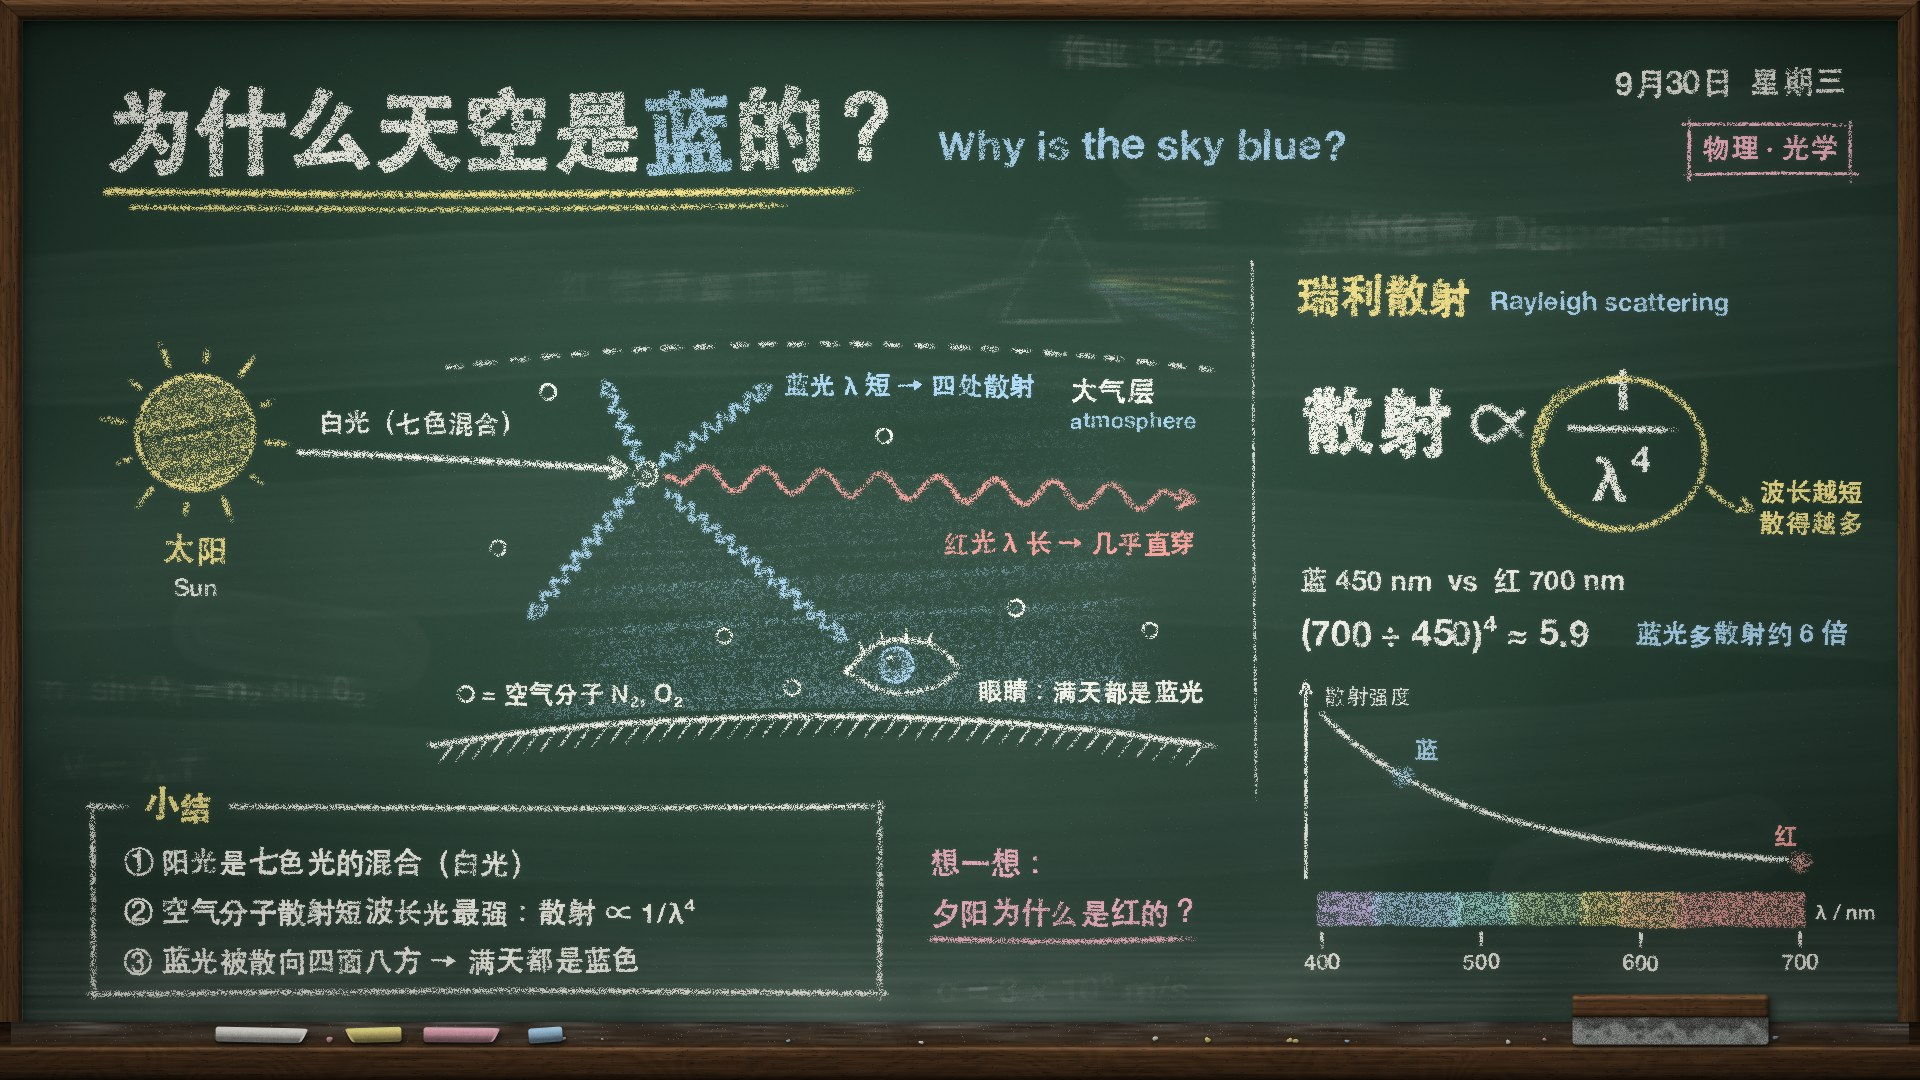

The Python source for this figure:
"""Example (chalkboard): 为什么天空是蓝的 · Why is the sky blue? — a physics lesson on a classroom chalkboard: the
title with 蓝 written in blue chalk, a diagram (the sun's white light entering the atmosphere, an air molecule
sending short blue waves off in every direction while the long red wave carries straight on, an eye on the ground
seeing blue), Rayleigh's law 散射 ∝ 1/λ⁴ with the key term looped, a worked comparison of blue and red, a small
spectrum bar with the 1/λ⁴ curve drawn over it, a boxed 小结, and a question for next time. Behind it all, the
half-erased ghosts of the previous lesson (a prism and Snell's law), eraser swipes and chalk dust; a wooden frame
and a ledge with chalk and a felt eraser. No image model.
python3 chalk_lesson.py [out.png] [--stages DIR]
"""
import os, sys
sys.path.insert(0, os.path.join(os.path.dirname(os.path.abspath(__file__)), '..', 'lib'))
import numpy as np
from chalk import Chalkboard, WHITE, YELLOW, PINK, BLUE, RED, ORANGE, GREEN, VIOLET
from core import polygon_mask

out = sys.argv[1] if len(sys.argv) > 1 and not sys.argv[1].startswith('--') else 'chalk_lesson.png'
stages = sys.argv[sys.argv.index('--stages') + 1] if '--stages' in sys.argv else None

cb = Chalkboard(1920, 1080, seed=11)
W, H = cb.W, cb.H

# ---- the board as the class found it: last lesson's prism, wiped off but not washed; eraser swipes; dust
cb.slate()
with cb.erased(keep=0.34, angle=2):
    cb.text('光的色散 Dispersion', 1296, 250, 46)
    cb.stroke([(1000, 322), (1060, 212), (1120, 322), (1000, 322)], smooth=False, width=4)
    cb.line(930, 300, 1036, 272)
    for k, c in enumerate((RED, ORANGE, YELLOW, GREEN, BLUE, VIOLET)):
        cb.line(1092, 272 + k * 3, 1236, 268 + k * 15, c, width=3.6)
    cb.text('棱镜', 1138, 226, 36)
with cb.erased(keep=0.3, angle=-3):
    cb.text('n₁ sin θ₁ = n₂ sin θ₂', 44, 700, 36)
    cb.text('作业  P.42  第 1–6 题', 1060, 64, 36)
with cb.erased(keep=0.26, angle=4):
    cb.text('v = λ f', 60, 782, 48)
    cb.text('c = 3 × 10⁸ m/s', 936, 1002, 36)
    cb.text('红 橙 黄 绿 蓝 靛 紫', 560, 300, 36)
for pts, w, st in [([(40, 330), (700, 300), (1300, 322), (1880, 290)], 150, 0.5),
                   ([(40, 560), (800, 540), (1880, 590)], 140, 0.45),
                   ([(60, 790), (900, 810), (1880, 760)], 150, 0.5),
                   ([(1160, 140), (1500, 160), (1880, 130)], 110, 0.6)]:
    cb.swipe(pts, w, st, haze=0.05)
cb.smudge(1640, 860, 220, 90, rot=12, strength=0.5)
cb.smudge(300, 640, 180, 80, rot=-8, strength=0.5)
cb.dust()
cb.stage('slate')

# ---- frame, ledge, chalk and the eraser
cb.frame()
TY = cb.tray_y
cb.crumbs(160, 1820, 16)
cb.chalk_stick(262, TY, 94, WHITE, rot=-1.2)
cb.chalk_stick(372, TY, 58, YELLOW, rot=1.6, worn='left')
cb.chalk_stick(462, TY, 78, PINK, rot=-0.5)
cb.chalk_stick(545, TY, 34, BLUE, rot=4, worn=None)
cb.eraser(1670, TY + 2)
cb.stage('frame')

# ---- title
x = 104
for seg, col in [('为什么天空是', WHITE), ('蓝', BLUE), ('的？', WHITE)]:
    cb.text(seg, x, 164, 90, col)
    x += cb.text_width(seg, 90)
cb.text('Why is the sky blue?', 938, 160, 42, BLUE)
cb.underline(106, 858, 192, YELLOW, width=5.5, double=True)
cb.text('9月30日  星期三', 1846, 94, 32, WHITE, anchor='rs', pressure=0.9)
cb.text('物理 · 光学', 1770, 158, 28, PINK, anchor='ms')
cb.box(1690, 124, 1850, 174, PINK, width=3.0, pressure=0.8)
cb.stage('title')

# ---- the sun and its white light
SX, SY, SR = 196, 432, 58
yy, xx = np.mgrid[0:H, 0:W]
cb.shade(((xx - SX) ** 2 + (yy - SY) ** 2 < (SR - 4) ** 2).astype(np.float32), YELLOW, angle=12, stick=30, pressure=0.5)
cb.circle(SX, SY, SR, YELLOW, width=4.4)
rays = []
for k in range(12):
    a = np.deg2rad(k * 30 + 8)
    r0, r1 = SR + 14, SR + (38 if k % 2 == 0 else 26)
    rays.append([(SX + np.cos(a) * r0, SY + np.sin(a) * r0), (SX + np.cos(a) * r1, SY + np.sin(a) * r1)])
cb.strokes(rays, YELLOW, 4.2, 0.85, 0.3, smooth=False)
cb.text('太阳', SX, 562, 32, YELLOW, anchor='ms')
cb.text('Sun', SX, 596, 24, WHITE, anchor='ms', pressure=0.8)
cb.arrow([(300, 452), (470, 460), (628, 470)], WHITE, width=5.0, head=20)
cb.text('白光（七色混合）', 318, 432, 26, WHITE, pressure=0.85)
cb.stage('sun')

# ---- the atmosphere over the curved ground; air molecules
GX, RG = 820, 2600.0                                                    # Earth: centre far below, radius RG
ground = lambda x: 716 + RG - np.sqrt(RG ** 2 - (x - GX) ** 2)
top = lambda x: 716 - 372 + (RG + 372) - np.sqrt((RG + 372) ** 2 - (x - GX) ** 2)
xs = np.linspace(440, 1210, 40)
air = polygon_mask(H, W, [(x, top(x) + 10) for x in xs] + [(x, ground(x) - 8) for x in xs[::-1]], 2)
thick = (0.25 + 0.75 * np.clip((yy - 380) / 330.0, 0, 1) ** 1.4) * np.clip((xx - 436) / 190, 0, 1) ** 1.5 * np.clip((1214 - xx) / 120, 0, 1) ** 1.5
cb.shade(air, BLUE, angle=3, stick=44, pressure=0.34, overlap=0.1, strength=0.62, weight=thick)   # denser air near the ground
cb.stroke([(x, ground(x)) for x in np.linspace(430, 1216, 9)], WHITE, 4.6, 0.9)
cb.strokes([[(x, ground(x) + 4), (x - 13, ground(x) + 21)] for x in np.arange(452, 1212, 17)], WHITE, 2.6, 0.62, 0.2, smooth=False)
cb.dashed([(x, top(x)) for x in np.linspace(436, 1214, 9)], WHITE, 20, 13, 3.4, 0.78)
cb.text('大气层', 1070, top(1070) + 46, 28, WHITE, pressure=0.9)
cb.text('atmosphere', 1070, top(1070) + 74, 22, BLUE, pressure=0.85)
MOL = [(548, 392), (498, 548), (724, 636), (884, 436), (1016, 608), (1150, 630), (792, 688)]
for mx, my in MOL:
    cb.circle(mx, my, 7.5, WHITE, width=3.0, pressure=0.8)
MX, MY = 646, 474
cb.circle(MX, MY, 11, WHITE, width=3.6)
cb.dot(MX, MY, 4.2)
cb.circle(466, 694, 7.5, WHITE, width=3.0, pressure=0.8)
cb.text('= 空气分子 N₂, O₂', 482, 703, 25, WHITE, pressure=0.9)
cb.stage('atmosphere')

# ---- the waves: long red carries straight on, short blue scatters every way; the eye on the ground
cb.wave((666, 476), (1196, 500), 58, 12, RED, width=4.4, head=18)
cb.text('红光 λ 长 → 几乎直穿', 944, 552, 26, RED)
for p1 in [(604, 382), (770, 386), (530, 618), (846, 640)]:
    cb.wave((MX + (p1[0] - MX) * 0.1, MY + (p1[1] - MY) * 0.1), p1, 17, 6.5, BLUE, width=3.8, head=14)
cb.text('蓝光 λ 短 → 四处散射', 784, 394, 26, BLUE)
EX, EY = 904, 668                                                       # the eye, looking up to the left
cb.stroke([(EX - 58, EY + 3), (EX - 22, EY - 26), (EX + 26, EY - 24), (EX + 58, EY + 1)], WHITE, 4.2, 0.92)
cb.stroke([(EX - 58, EY + 3), (EX - 16, EY + 24), (EX + 28, EY + 20), (EX + 58, EY + 1)], WHITE, 3.8, 0.88)
ring = (((xx - (EX - 8)) ** 2 + (yy - (EY - 3)) ** 2 < 17 ** 2) & ((xx - (EX - 10)) ** 2 + (yy - (EY - 5)) ** 2 > 7 ** 2)).astype(np.float32)
cb.shade(ring, BLUE, angle=35, stick=20, pressure=0.8, overlap=0.2, ragged=0.4)
cb.circle(EX - 8, EY - 3, 17, BLUE, width=3.2)
cb.dot(EX - 14, EY - 10, 3.0, WHITE)
lash = [[(EX + dx, EY + dy), (EX + dx * 1.18, EY + dy - 13)] for dx, dy in ((-40, -16), (-20, -24), (2, -26), (24, -23))]
cb.strokes(lash, WHITE, 2.8, 0.8, 0.2, smooth=False)
cb.text('眼睛：满天都是蓝光', 978, 700, 25, WHITE, pressure=0.92)
cb.stage('waves')

# ---- Rayleigh's law
cb.line(1252, 262, 1256, 800, WHITE, width=2.6, pressure=0.45)
cb.text('瑞利散射', 1296, 312, 44, YELLOW)
cb.text('Rayleigh scattering', 1296 + cb.text_width('瑞利散射', 44) + 18, 310, 26, BLUE)
cb.text('散射', 1300, 448, 76)
pw = cb.propto(1300 + cb.text_width('散射', 76) + 22, 448, 76)
FX = 1300 + cb.text_width('散射', 76) + 22 + pw + 72
cb.text('1', FX, 410, 58, anchor='ms')
cb.rule(FX - 50, 428, FX + 54, 430, WHITE, width=4.6, pressure=0.9)
cb.text('λ', FX - 10, 500, 62, anchor='ms')
cb.text('4', FX + 22, 472, 36, anchor='ms')
cb.stage('formula')

# ---- the key point, looped; a worked comparison
cb.loop(FX + 2, 452, 84, 76, YELLOW, width=4.6, rot=-4)
cb.arrow([(FX + 88, 488), (FX + 112, 506), (FX + 132, 510)], YELLOW, width=3.8, head=13)
cb.text('波长越短', FX + 140, 500, 26, YELLOW)
cb.text('散得越多', FX + 140, 532, 26, YELLOW)
cb.text('蓝 450 nm  vs  红 700 nm', 1300, 590, 28, WHITE, pressure=0.9)
cb.text('(700 ÷ 450)⁴ ≈ 5.9', 1300, 646, 36, WHITE)
cb.text('蓝光多散射约 6 倍', 1636, 644, 26, BLUE)
cb.stage('key')

# ---- spectrum bar with the 1/λ⁴ curve over it
BX0, BX1, BY0, BY1 = 1322, 1800, 892, 930
px_of = lambda l: BX0 + (l - 400) / 300 * (BX1 - BX0)
cols = [(400, 435, VIOLET), (435, 485, BLUE), (485, 520, '#a6e3dc'), (520, 565, GREEN), (565, 590, YELLOW), (590, 625, ORANGE), (625, 700, RED)]
for l0, l1, c in cols:
    m = polygon_mask(H, W, [(px_of(l0) - 5, BY0), (px_of(l1) + 5, BY0), (px_of(l1) + 5, BY1), (px_of(l0) - 5, BY1)], 1)
    cb.shade(m, c, angle=0, stick=42, pressure=0.95, overlap=0.0, overshoot=3, ragged=0.5, strength=1.0)
cb.rule(BX0 - 16, 878, BX0 - 16, 700, WHITE, width=3.2, pressure=0.8)
cb.arrow([(BX0 - 16, 706), (BX0 - 16, 682)], WHITE, width=3.2, head=12)
cb.text('散射强度', BX0 + 2, 704, 22, WHITE, pressure=0.85)
ls = np.linspace(400, 700, 30)
cb.stroke([(px_of(l), 878 - 164 * (400 / l) ** 4) for l in ls], WHITE, 4.0, 0.9)
for l, c, s in ((450, BLUE, '蓝'), (700, RED, '红')):
    cb.dot(px_of(l), 878 - 164 * (400 / l) ** 4, 8.0, c)
    cb.text(s, px_of(l) + (12 if l < 700 else -2), 878 - 164 * (400 / l) ** 4 - 16, 24, c, anchor='ls' if l < 700 else 'rs')
cb.strokes([[(px_of(l), BY1 + 3), (px_of(l), BY1 + 17)] for l in (400, 500, 600, 700)], WHITE, 3.2, 0.95, 0.1, smooth=False)
for l in (400, 500, 600, 700):
    cb.text(str(l), px_of(l), BY1 + 40, 22, WHITE, anchor='ms', pressure=0.9)
cb.text('λ / nm', BX1 + 16, BY1 - 10, 20, WHITE, pressure=0.9)
cb.stage('spectrum')

# ---- 小结 box and a question for next time
cb.box(92, 806, 880, 994, WHITE, width=3.8, gap=(128, 232))
cb.text('小结', 180, 818, 36, YELLOW, anchor='ms')
for i, s in enumerate(['① 阳光是七色光的混合（白光）', '② 空气分子散射短波长光最强：散射 ∝ 1/λ⁴',
                       '③ 蓝光被散向四面八方 → 满天都是蓝色']):
    cb.text(s, 124, 872 + i * 50, 29, WHITE)
cb.text('想一想：', 930, 874, 30, PINK)
cb.text('夕阳为什么是红的？', 930, 924, 30, PINK)
cb.underline(930, 1196, 940, PINK, width=3.4, sag=1.5)

cb.save(out, stages_dir=stages)
print('saved', out)
